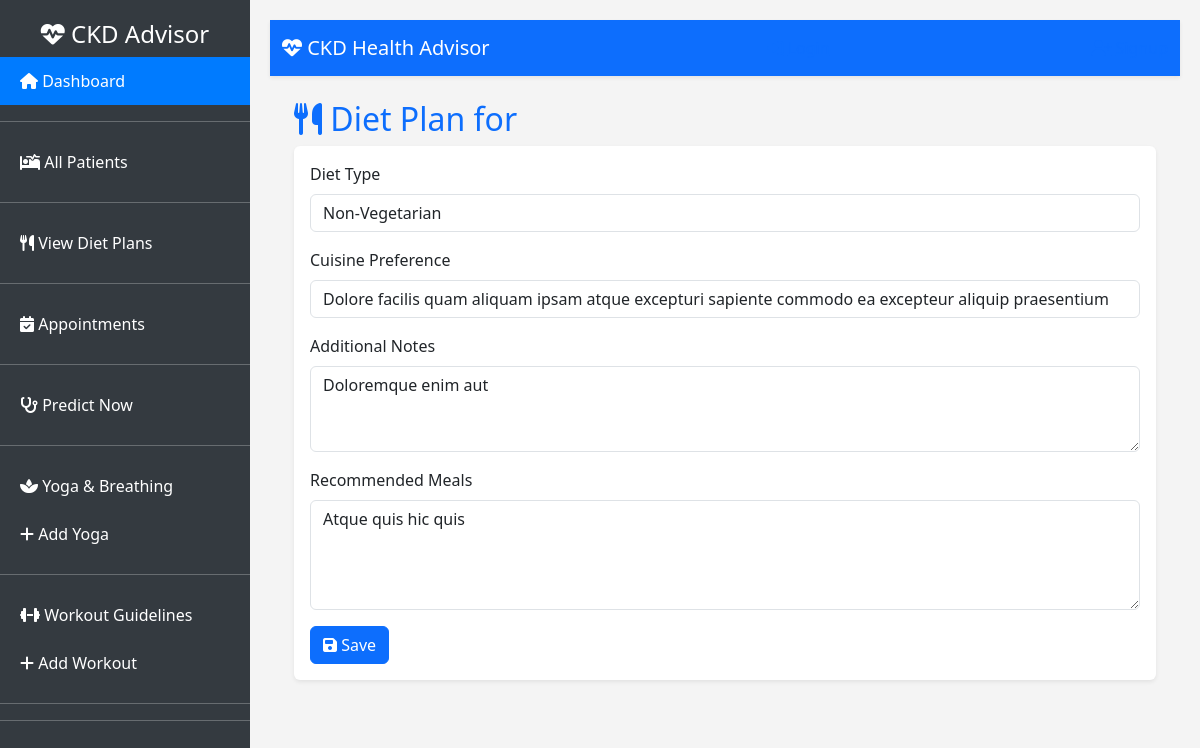
Screenshot of /diet/2/update/ with the database file from the repository.
### Accounts/models.py (models this page shows, shortened)
class DietRecommendation(models.Model):
    DIET_CHOICES = [
        ('Vegetarian', 'Vegetarian'),
        ('Non-Vegetarian', 'Non-Vegetarian'),
        ('Vegan', 'Vegan'),
    ]
    patient = models.OneToOneField(Patient, on_delete=models.CASCADE, related_name="diet")
    diet_type = models.CharField(max_length=20, choices=DIET_CHOICES)
    cuisine_style = models.CharField(max_length=100, blank=True, null=True)
    additional_notes = models.TextField(blank=True, null=True)
    recommended_meals = models.TextField(help_text="List recommended meals")
    created_at = models.DateTimeField(auto_now_add=True)

### Accounts/views.py (the view, shortened to what this page needs)
# urls.py: path('diet/<int:pk>/update/', DietRecommendationUpdateView.as_view(), name='diet_recommendation_update'),
class DietRecommendationUpdateView(SuccessMessageMixin, UpdateView):
    model = DietRecommendation
    form_class = DietRecommendationForm
    template_name = "diet/diet_recommendation_form.html"
    success_message = "Diet recommendation updated successfully!"
    def get_object(self):
        patient = get_object_or_404(Patient, id=self.kwargs["pk"])
        return get_object_or_404(DietRecommendation, patient=patient)

### Accounts/forms.py
class DietRecommendationForm(forms.ModelForm):
    class Meta:
        model = DietRecommendation
        fields = ['diet_type', 'cuisine_style', 'additional_notes', 'recommended_meals']
        widgets = {
            'diet_type': forms.Select(attrs={'class': 'form-control'}),
            'cuisine_style': forms.TextInput(attrs={'class': 'form-control', 'placeholder': 'Preferred cuisine style'}),
            'additional_notes': forms.Textarea(attrs={'class': 'form-control', 'rows': 3, 'placeholder': 'Additional preferences'}),
            'recommended_meals': forms.Textarea(attrs={'class': 'form-control', 'rows': 4, 'placeholder': 'Recommended meals...'}),
        }

### templates/diet/diet_recommendation_form.html (shortened to what this page needs)
{% extends "base.html" %}
{% block content %}
<div class="container">
    <h2 class="text-primary"><i class="fas fa-utensils"></i> Diet Plan for {{ patient.name }}</h2>
    <div class="card shadow-sm border-0">
        <div class="card-body">
            <form method="post">
                <div class="mb-3">
                    <label class="form-label">Diet Type</label>
                    {{ form.diet_type }}
                </div>
                <div class="mb-3">
                    <label class="form-label">Cuisine Preference</label>
                    {{ form.cuisine_style }}
                </div>
                <div class="mb-3">
                    <label class="form-label">Additional Notes</label>
                    {{ form.additional_notes }}
                </div>
                <div class="mb-3">
                    <label class="form-label">Recommended Meals</label>
                    {{ form.recommended_meals }}
                </div>
                <button type="submit" class="btn btn-primary"><i class="fas fa-save"></i> Save</button>
            </form>
        </div>
    </div>
</div>
{% endblock %}

### templates/base.html (style rules this page uses)
body { background: #f4f4f4; display: flex; }

### rows the page displays
DietRecommendation: diet_type "Non-Vegetarian", cuisine_style "Dolore facilis quam aliquam ipsam atque excepturi sapiente commodo ea excepteur aliquip praesentium", additional_notes "Doloremque enim aut", recommended_meals "Atque quis hic quis"
